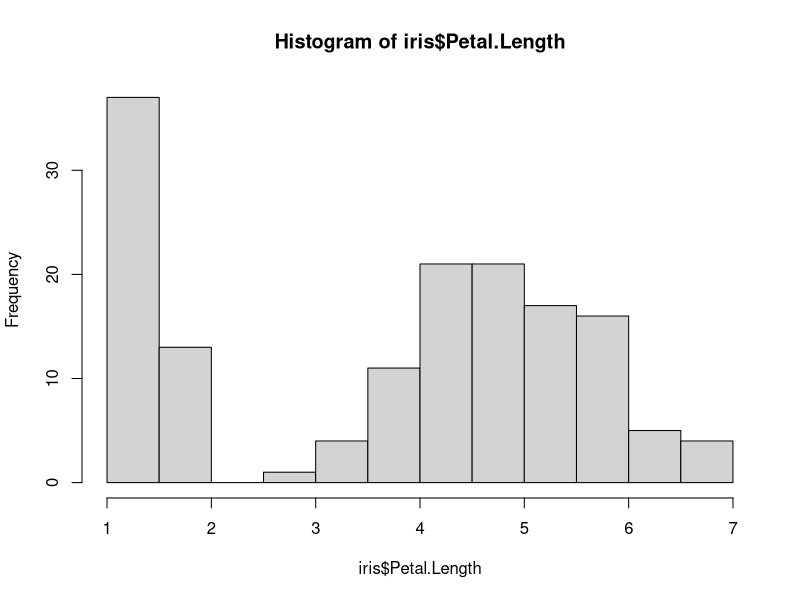
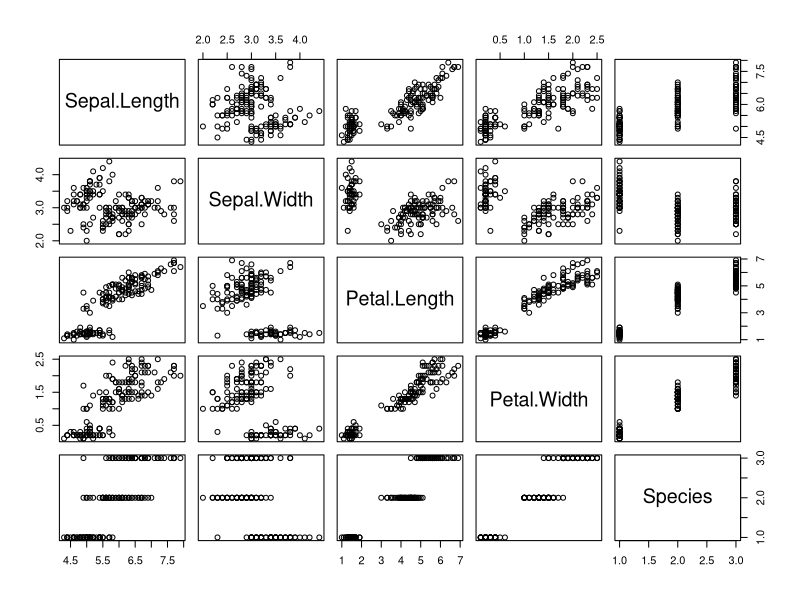

Reproduce these figures in R, in order.
## ---- chunk 1
knitr::opts_chunk$set(echo = TRUE)
## ---- chunk 2
str(iris)
summary(iris)
## ---- chunk 3
median(iris$Petal.Width, na.rm = FALSE)
## ---- chunk 4
hist(iris$Petal.Length)
## ---- chunk 5
pairs(iris)
